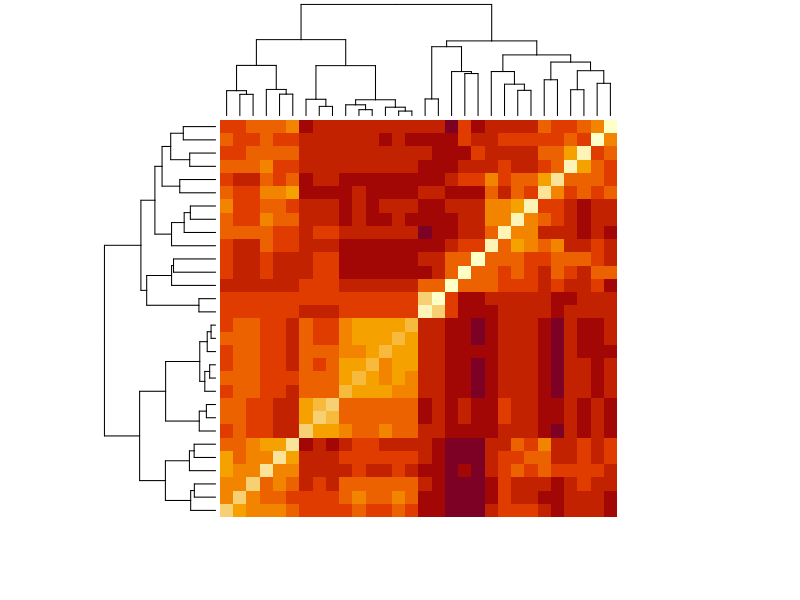
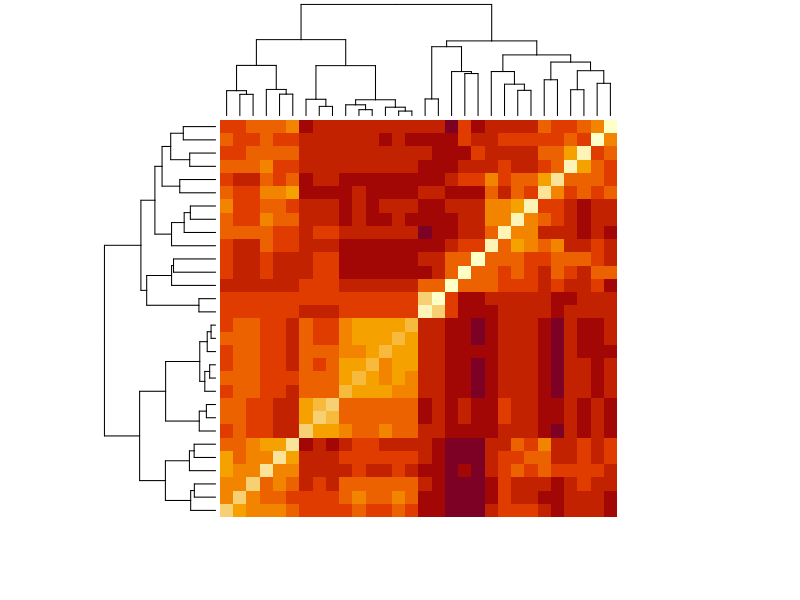
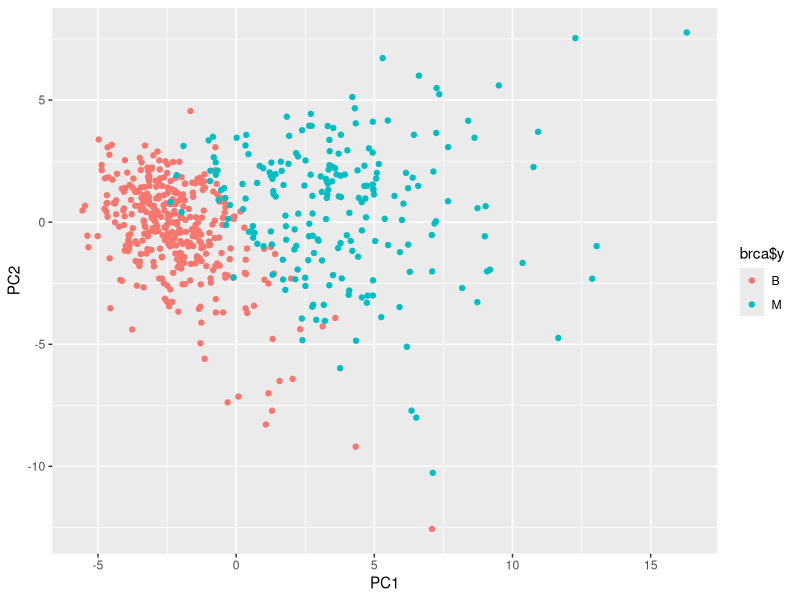
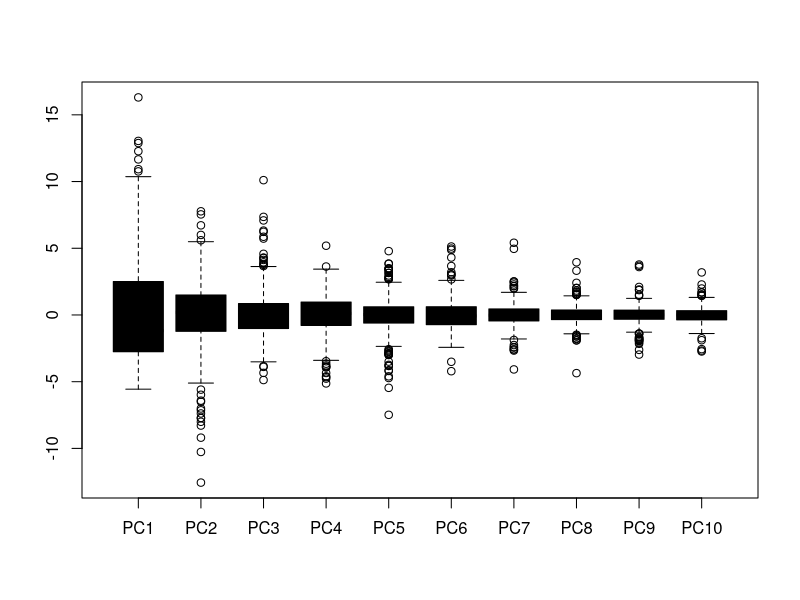
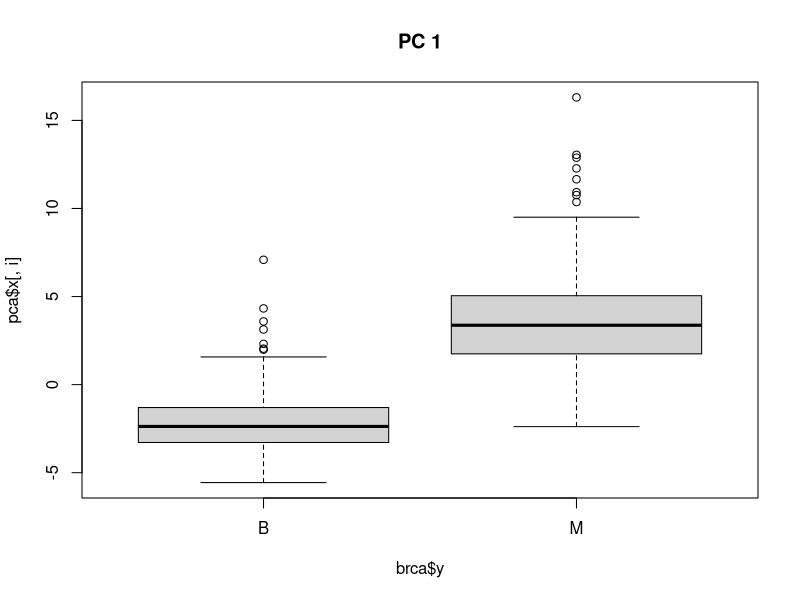
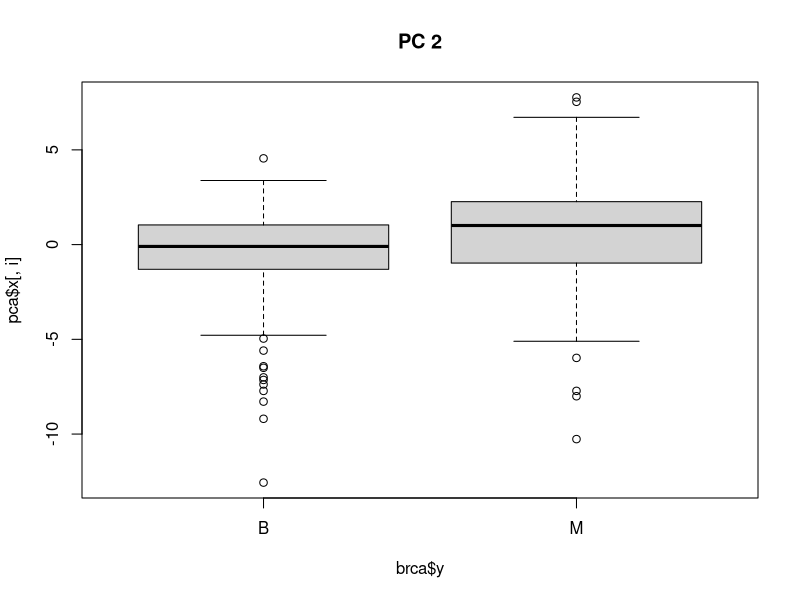
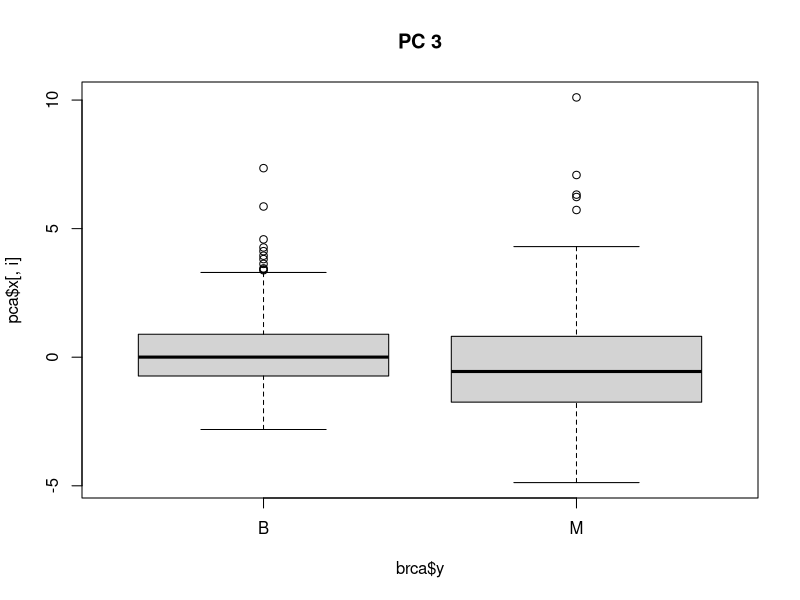
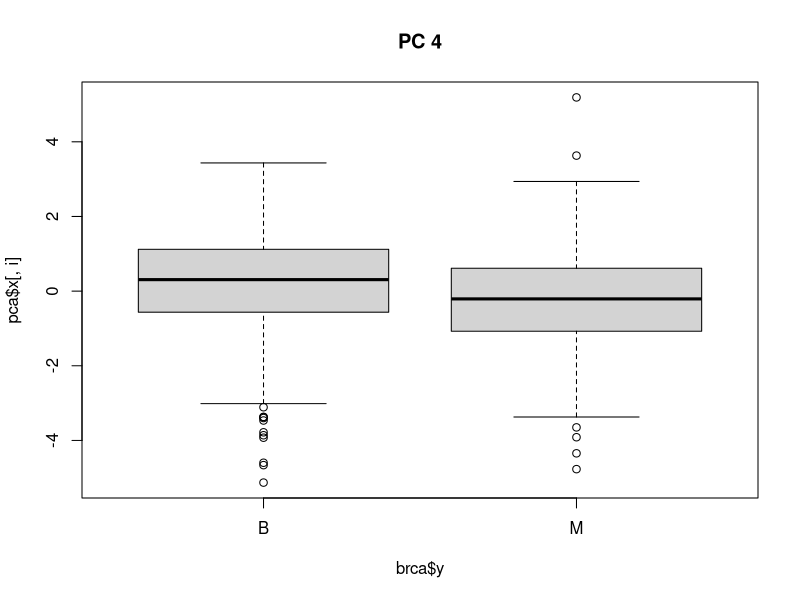

Reproduce these figures in R, in order. (Note: this script raises an error after producing the figures.)
options(digits = 3)
library(matrixStats)
library(tidyverse)
library(caret)
library(dslabs)
data(brca)

# Q1
class(brca$x)
dim(brca$x)
mean(brca$y == 'M')
which.max(apply(brca$x, 2, mean))
which.min(apply(brca$x, 2, sd))

# Q2
# sweep(brca$x, 2, apply(brca$x, 2, mean))
x_scaled <- with(brca, {sweep(x, 2, apply(x, 2, mean))})
x_scaled <- sweep(x_scaled, 2, apply(brca$x, 2, sd), "/")
sd(x_scaled[,1])
median(x_scaled[,1])

# Q3
x_dist <- as.matrix(dist(x_scaled))
x_dist[1,]
brca$y == 'B'
mean(x_dist[1,brca$y == 'B'][-1])
mean(x_dist[1,brca$y == 'M'])

# Q4
features_dist <- as.matrix(dist(t(x_scaled)))
heatmap(features_dist, labRow = NA, labCol = NA)

d_features <- dist(t(x_scaled))
heatmap(as.matrix(d_features), labRow = NA, labCol = NA)

# Q5
clust <- hclust(d_features)
# groups has feature names like 'perimeter_mean'
groups <- cutree(clust, k=5)
split(names(groups), groups)

# Q6
pca <- prcomp(x_scaled)
summary(pca)

# Q7
as.data.frame(pca$x[,1:2]) %>%
  ggplot(aes(PC1, PC2)) +
  geom_point(aes(color=brca$y))

# Q8
boxplot(as.data.frame(pca$x[,1:10]), col=brca$y)
for(i in 1:10) {
  boxplot(pca$x[,i] ~ brca$y, main = paste("PC", i))
}


# set.seed(1) if using R 3.5 or earlier
set.seed(1, sample.kind = "Rounding")    # if using R 3.6 or later
test_index <- createDataPartition(brca$y, times = 1, p = 0.2, list = FALSE)
test_x <- x_scaled[test_index,]
test_y <- brca$y[test_index]
train_x <- x_scaled[-test_index,]
train_y <- brca$y[-test_index]

# Q9
mean(test_y == 'M')
mean(train_y == 'M')

# Q 10 kmeans
predict_kmeans <- function(x, k) {
  centers <- k$centers    # extract cluster centers
  # calculate distance to cluster centers
  distances <- sapply(1:nrow(x), function(i){
    apply(centers, 1, function(y) dist(rbind(x[i,], y)))
  })
  max.col(-t(distances))  # select cluster with min distance to center
}

set.seed(3, sample.kind = "Rounding") 
k <- kmeans(train_x, 2)
km_predict <- predict_kmeans(test_x, k)
predict(k, data.frame(test_x))
km_predict <- ifelse(km_predict == 2, "M", "B")
mean(km_predict == test_y)
# 0.922

# Q10b
confusionMatrix(factor(km_predict), factor(test_y), positive='M')

# Q11 logistic regression
set.seed(3, sample.kind = "Rounding")
model_glm <- train(train_x, train_y, method='glm', family='binomial')
lr_y_hat <- predict(model_glm, data.frame(test_x))
mean(lr_y_hat == test_y)
# 0.957

# Q12 LDA & QDA
set.seed(1, sample.kind = "Rounding")
model_lda <- train(train_x, train_y, method='lda')
y_hat <- predict(model_lda, data.frame(test_x))
mean(y_hat == test_y)
# 0.991

set.seed(1, sample.kind = "Rounding")
model_qda <- train(train_x, train_y, method='qda')
y_hat <- predict(model_qda, data.frame(test_x))
mean(y_hat == test_y)
# 0.957

# Q13 Loess
set.seed(5, sample.kind = "Rounding")
model_loess <- train(train_x, train_y, method='gamLoess')
y_hat <- predict(model_loess, data.frame(test_x))
mean(y_hat == test_y)
# 0.983

# Q14 - KNN
set.seed(7, sample.kind = "Rounding")
ks <- seq(3, 21, 2)
knn_accuracy <- map_df(ks, function(k){
  fit <- knn3(train_x, train_y, k = k)
  
  y_hat <- predict(fit, train_x, type = "class")
  cm_train <- confusionMatrix(y_hat, train_y)
  train_error <- cm_train$overall["Accuracy"]
  
  y_hat <- predict(fit, test_x, type = "class")
  cm_test <- confusionMatrix(y_hat, test_y)
  test_error <- cm_test$overall["Accuracy"]
  
  tibble(k = k, train = train_error, test = test_error)
})
knn_accuracy
which.max(knn_accuracy$train)


set.seed(7, sample.kind = "Rounding")
model_knn <- train(train_x, train_y, 
                   method = "knn", 
                   tuneGrid = data.frame(k = seq(3, 21, 2)))
model_knn$finalModel
y_hat <- predict(model_knn, data.frame(test_x))
mean(y_hat == test_y)
# 0.957

# Q15 Random Forest
set.seed(9, sample.kind = "Rounding")
model_rf <- train(train_x, train_y, 
                   method = "rf", 
                   importance = TRUE,
                   tuneGrid = data.frame(mtry = c(3, 5, 7, 9)))
model_rf$bestTune
y_hat <- predict(model_rf, data.frame(test_x))
mean(y_hat == test_y)
# 0.983
varImp(model)

# Q16
models=c(model_glm, model_lda, model_qda, model_loess, model_knn, model_rf)
names(models) <- c('lr', 'lda', 'qda', 'loess', 'knn', 'rf')

gen_predict <- function(model) {
  #str(model)
  predict(model, newdata = data.frame(test_x))
}  

# can't get this to work because the objects in models aren't the actual models
# :-(
sapply(models, gen_predict, simplify = TRUE, USE.NAMES = TRUE)
gen_predict(models[[1]])

ensemble_y_hats <- rbind(
  predict_kmeans(test_x, k),
  gen_predict(model_glm),
  gen_predict(model_lda),
  gen_predict(model_qda),
  gen_predict(model_loess),
  gen_predict(model_knn),
  gen_predict(model_rf)
)

ensemble_y_hat <- as.factor(apply(ensemble_y_hats, 2, function(x) {ifelse(sum(x==1) >= 4, 'B', 'M')})) 
mean(ensemble_y_hat == test_y)
# 0.983

# model answer does something similar:
ensemble <- cbind(glm = glm_preds == "B", lda = lda_preds == "B", qda = qda_preds == "B", loess = loess_preds == "B", rf = rf_preds == "B", knn = knn_preds == "B", kmeans = kmeans_preds == "B")
ensemble_preds <- ifelse(rowMeans(ensemble) > 0.5, "B", "M")
mean(ensemble_preds == test_y)
